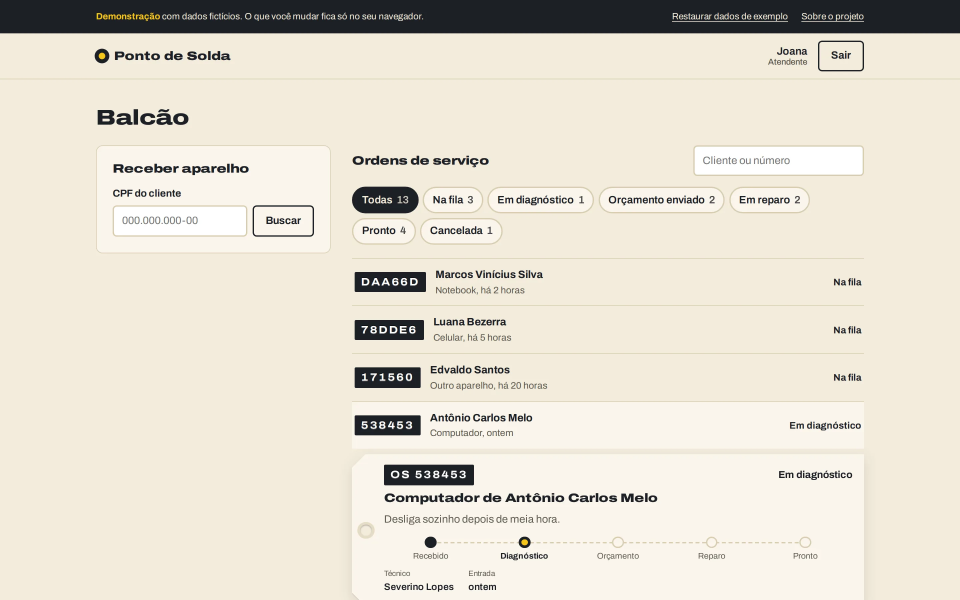
#> input picture src/assets/projetos/assistencia-tecnica/atendente.webp, 2880 x 1800 px, given in place of inicio.webp, which was not available (shown at 1/3 size)
$ python make-covers.py
#> lines starting #> are read from the running program, lines starting #| are printed output that depends on the picture; after the words box and inside, x2 and y2 are one past the last pixel; in counts of white or black regions, pixels touching at a corner belong together; pictures that were not available may be replaced by others from this repository, and a replacement may not be noted
"""Gera as capas 1200x630 (usadas no og:image) a partir dos prints em src/assets/projetos.

Uso: python3 scripts/make-covers.py
"""
from pathlib import Path

from PIL import Image, ImageDraw

ASSETS = Path("src/assets/projetos")
BG = "#201D18"  # superfície do tema escuro
W, H = 1200, 630


def load(slug: str, name: str) -> Image.Image:
#> called with slug = 'clinics', name = 'inicio'
    return Image.open(ASSETS / slug / f"{name}.webp")
#> returned value is the input picture: PIL image 2880x1800 RGB; mean R, G, B 226.4, 220.8, 208
#> call 2 of load, with slug = 'clinics', name = 'comparacao'
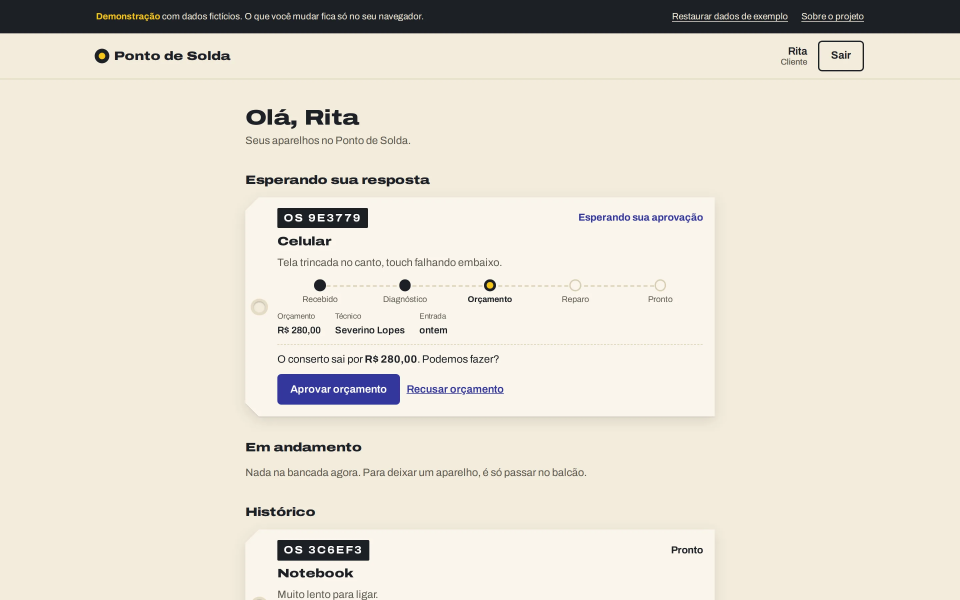
#> input picture src/assets/projetos/assistencia-tecnica/cliente.webp, 2880 x 1800 px, given in place of comparacao.webp, which was not available (shown at 1/3 size)
#> in load, returned value is the input picture: PIL image 2880x1800 RGB; mean R, G, B 227.5, 221.8, 209.5


def rounded(im: Image.Image, radius: int) -> Image.Image:
#> called with radius = 28
    mask = Image.new("L", im.size, 0)
#> mask: PIL image 896x560 L; every value is 0
    ImageDraw.Draw(mask).rounded_rectangle((0, 0, *im.size), radius, fill=255)
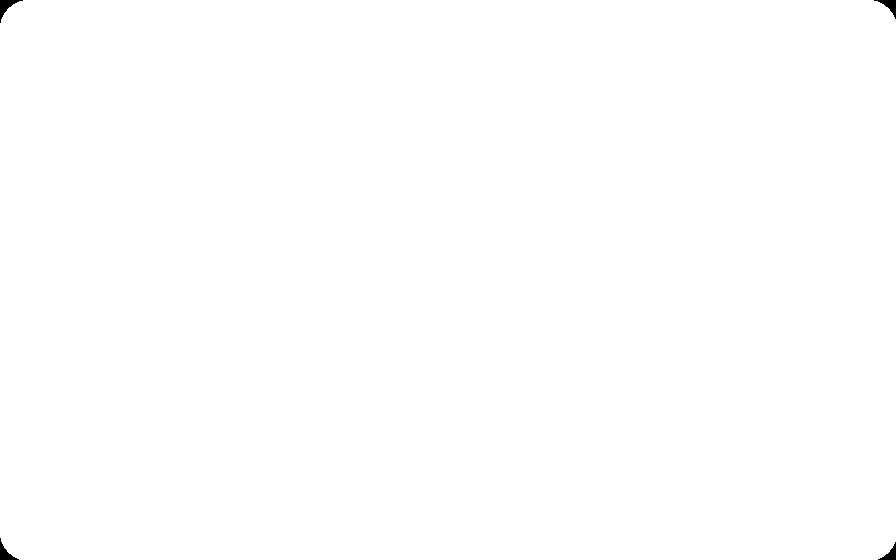
#> mask: PIL image 896x560 L; 99.9% white; 4 black regions, box (x1, y1, x2, y2) and area: (0, 0, 23, 23) 174, (874, 0, 896, 19) 151, (0, 538, 19, 560) 151, (878, 542, 896, 560) 129
    out = im.convert("RGBA")
    out.putalpha(mask)
    return out


def fit_h(im: Image.Image, h: int) -> Image.Image:
    return im.resize((round(im.width * h / im.height), h), Image.LANCZOS)


def phones(shots: list[Image.Image]) -> Image.Image:
    cover = Image.new("RGBA", (W, H), BG)
    shots = [rounded(fit_h(s.crop((0, 0, s.width, min(s.height, round(s.width * 2.05)))), 560), 28) for s in shots]
#> call 2 of fit_h, with h = 560
#> in fit_h (call 2), `return im.resize((round(im.width * h / im.height), h), Image.LANCZOS)`:
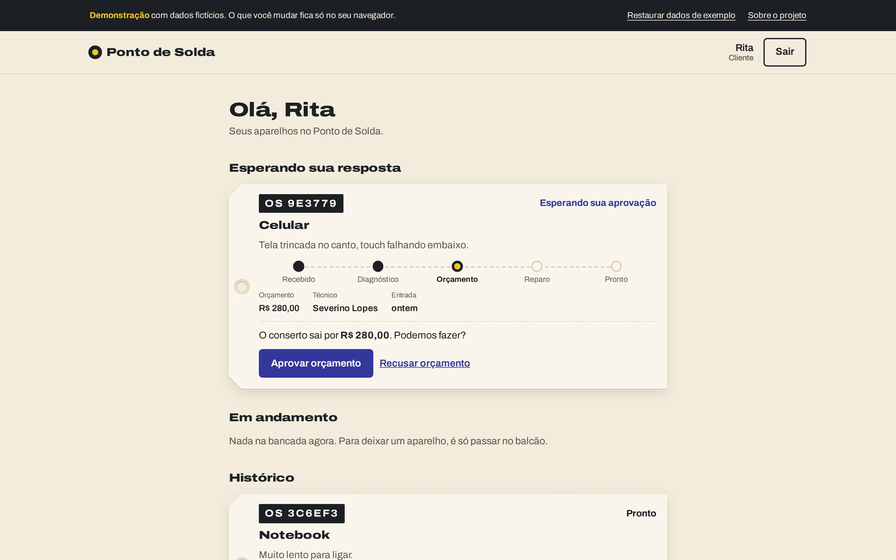
#> returned value: PIL image 896x560 RGB; mean R, G, B 227.4, 221.8, 209.5
#> shots = 2 items
    total = sum(s.width for s in shots) + 40 * (len(shots) - 1)
#> total = 1832
    x = (W - total) // 2
#> x = -316
    for s in shots:
        cover.alpha_composite(s, (x, 35))
        x += s.width + 40
#> this loop made 2 passes
#> x on passes 1 to 2: 620, 1556
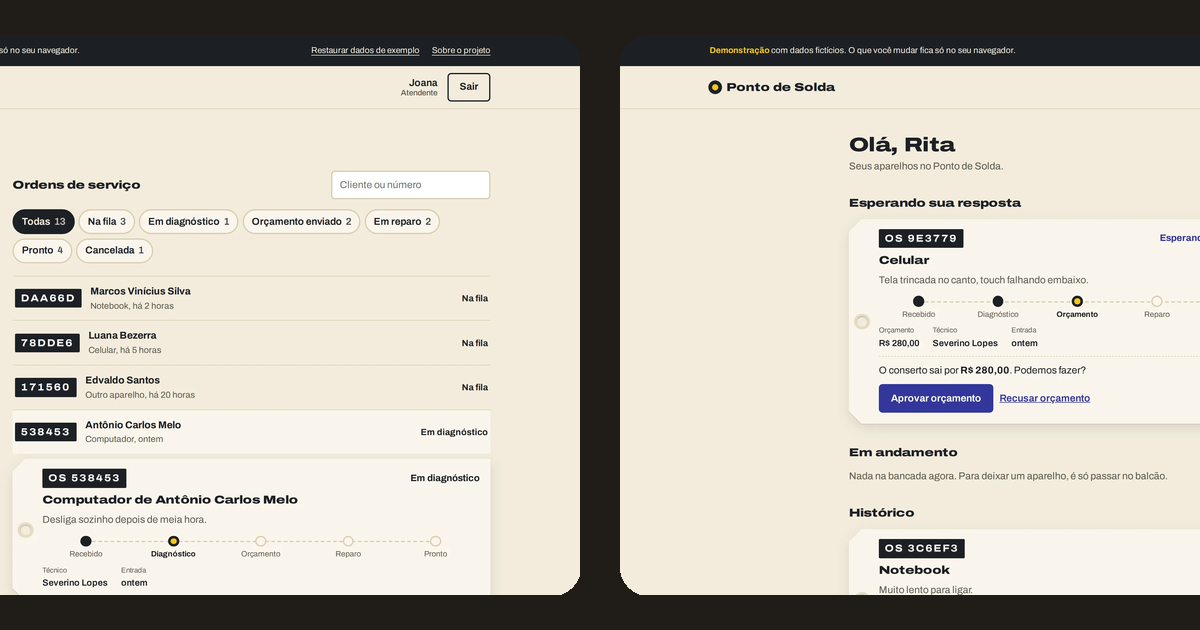
#> cover: PIL image 1200x630 RGBA; mean R, G, B, A 197.7, 192.6, 181.8, 255
#> after the loop, x = 1556
#> call 3 of load, with slug = 'barbearia', name = 'desktop'
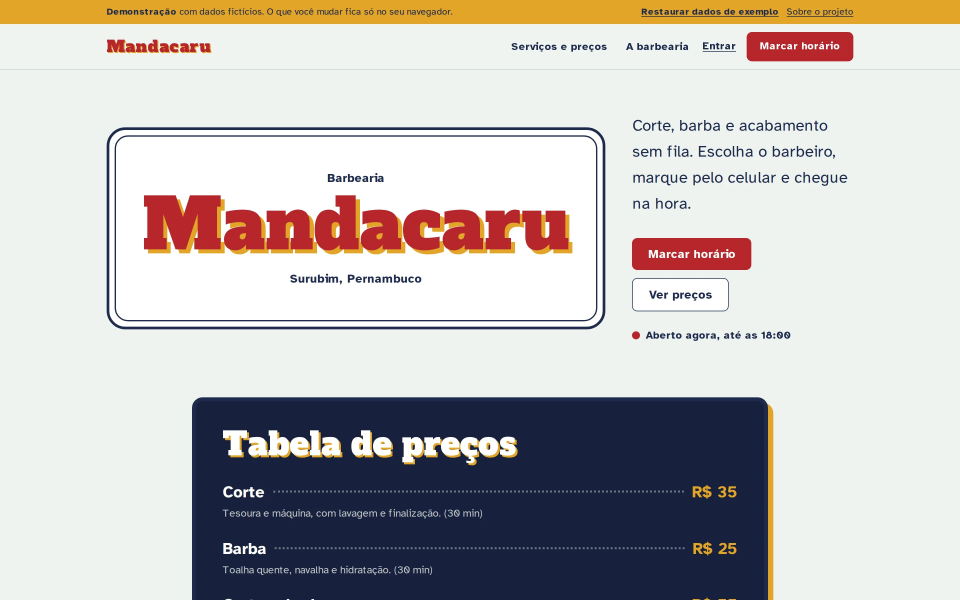
#> input picture src/assets/projetos/barbearia/desktop.webp, 2880 x 1800 px, found by its file name (shown at 1/3 size)
#> in load, returned value is the input picture: PIL image 2880x1800 RGB; mean R, G, B 193.2, 189.7, 187.7
    return cover


def desktop(shot: Image.Image) -> Image.Image:
    cover = Image.new("RGBA", (W, H), BG)
    shot = shot.resize((1080, round(shot.height * 1080 / shot.width)), Image.LANCZOS).crop((0, 0, 1080, 570))
    cover.alpha_composite(rounded(shot, 18), (60, 30))
#> call 3 of rounded, with radius = 18
#> in rounded (call 3), `mask = Image.new("L", im.size, 0)`: mask: PIL image 1080x570 L; every value is 0
#> in rounded (call 3), `ImageDraw.Draw(mask).rounded_rectangle((0, 0, *im.size), radius, fill=..`:
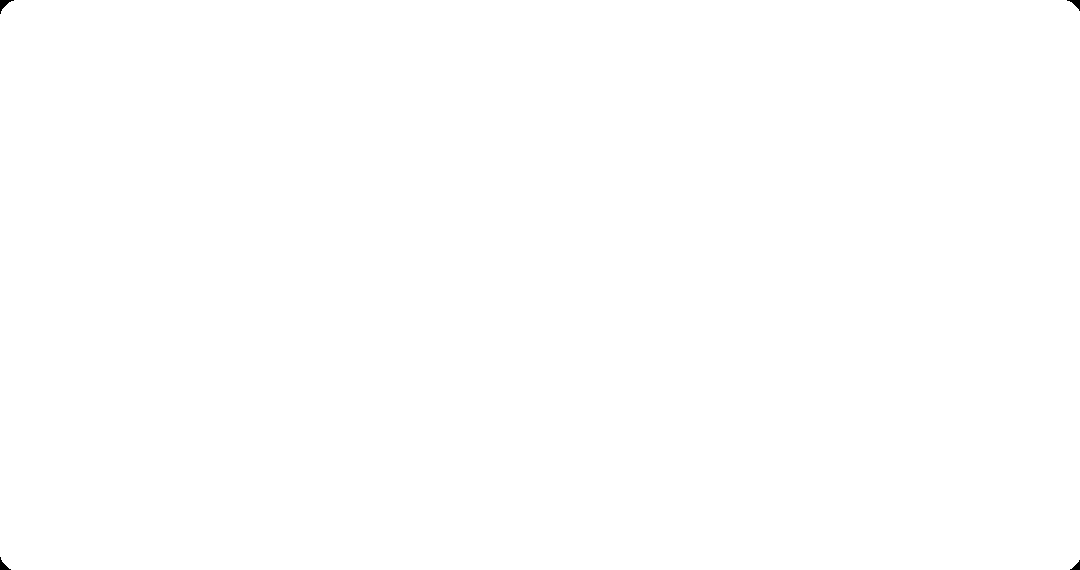
#> mask: PIL image 1080x570 L; 100% white; 4 black regions, box (x1, y1, x2, y2) and area: (0, 0, 14, 14) 74, (1067, 0, 1080, 11) 60, (0, 557, 11, 570) 60, (1070, 560, 1080, 570) 47
    return cover


def save(im: Image.Image, slug: str) -> None:
    im.convert("RGB").save(ASSETS / slug / "cover.webp", "WEBP", quality=86)


save(phones([load("clinics", "inicio"), load("clinics", "comparacao")]), "clinics")
save(desktop(load("barbearia", "desktop")), "barbearia")
save(desktop(load("assistencia-tecnica", "tecnico")), "assistencia-tecnica")
#> in desktop (call 2), `cover.alpha_composite(rounded(shot, 18), (60, 30))`:
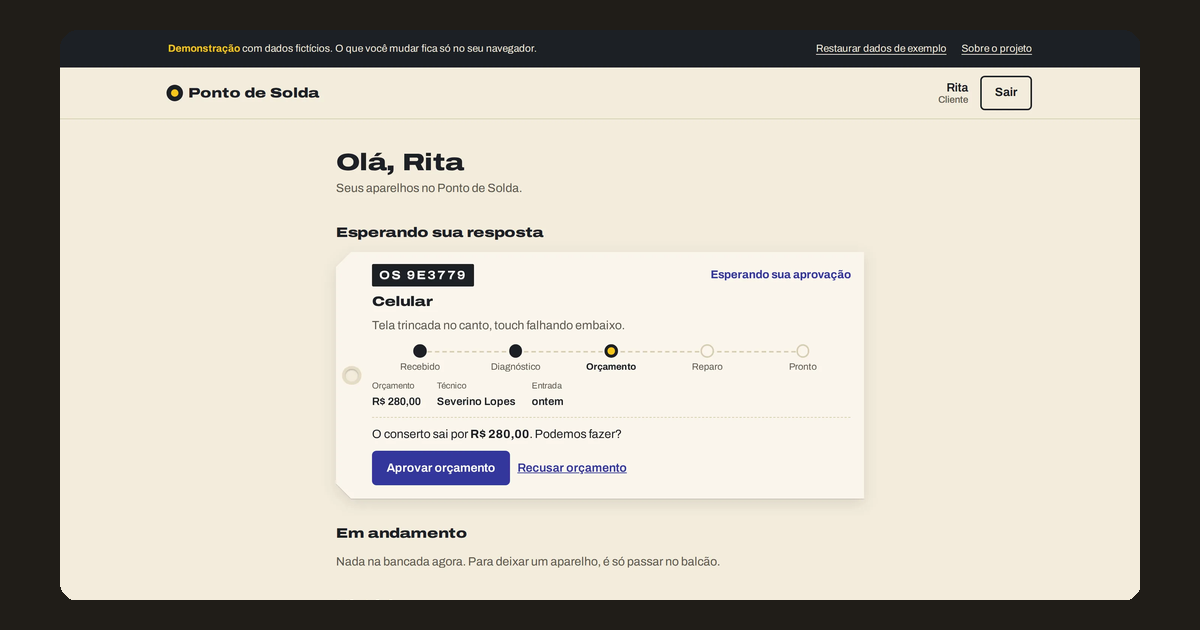
#> cover: PIL image 1200x630 RGBA; mean R, G, B, A 189.4, 184.2, 173.4, 255
#> (the run stopped early here; a loop or call above may not have finished)
